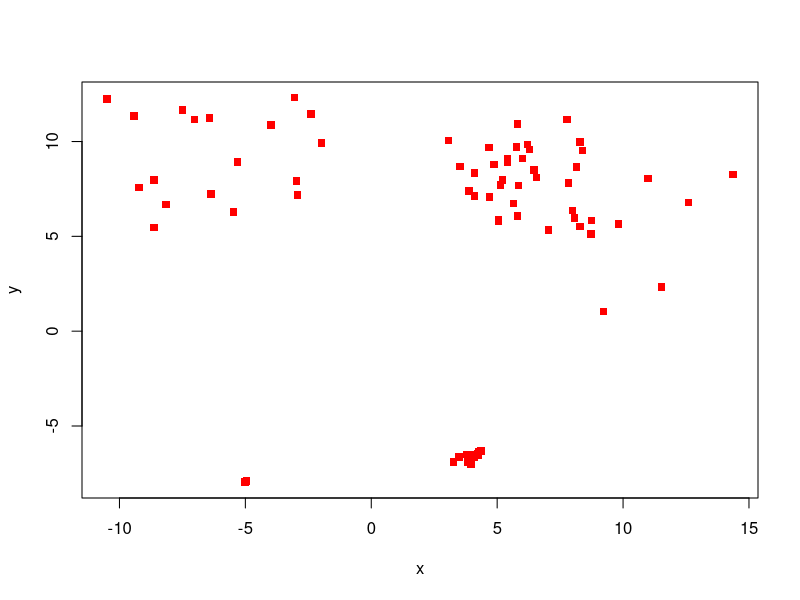
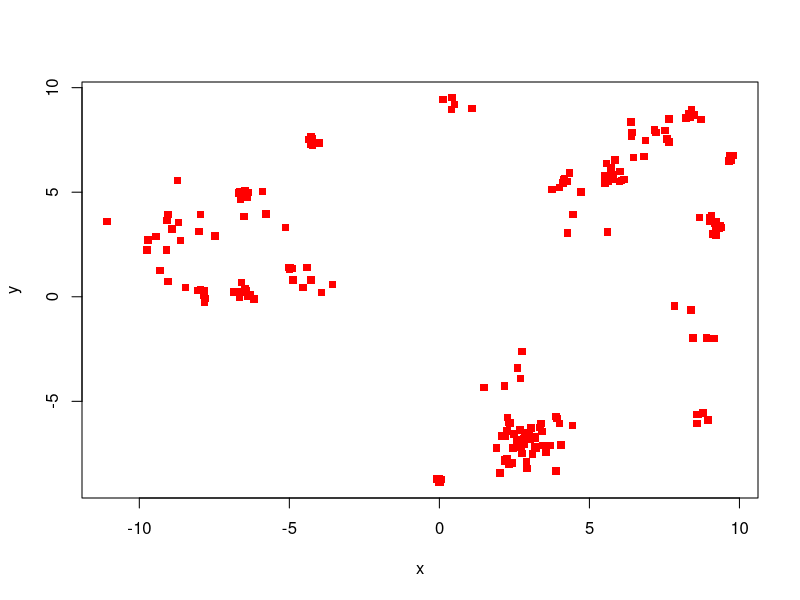
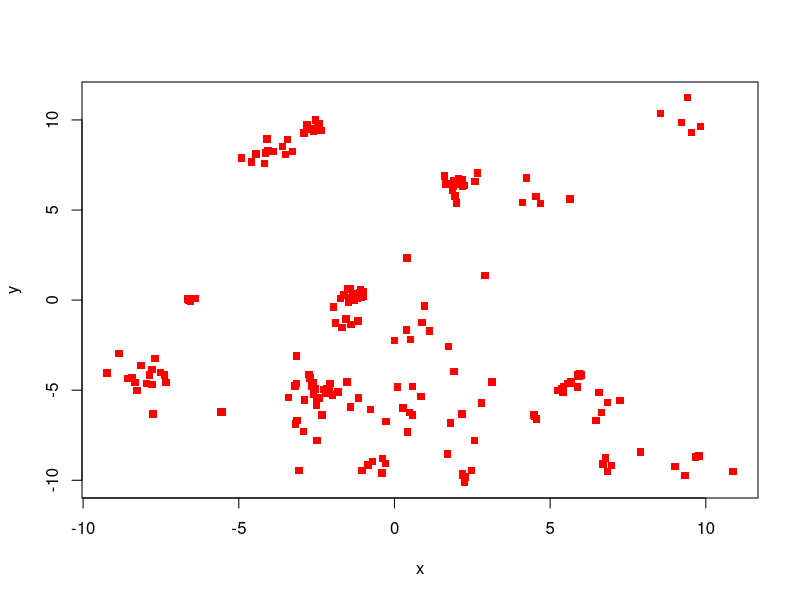
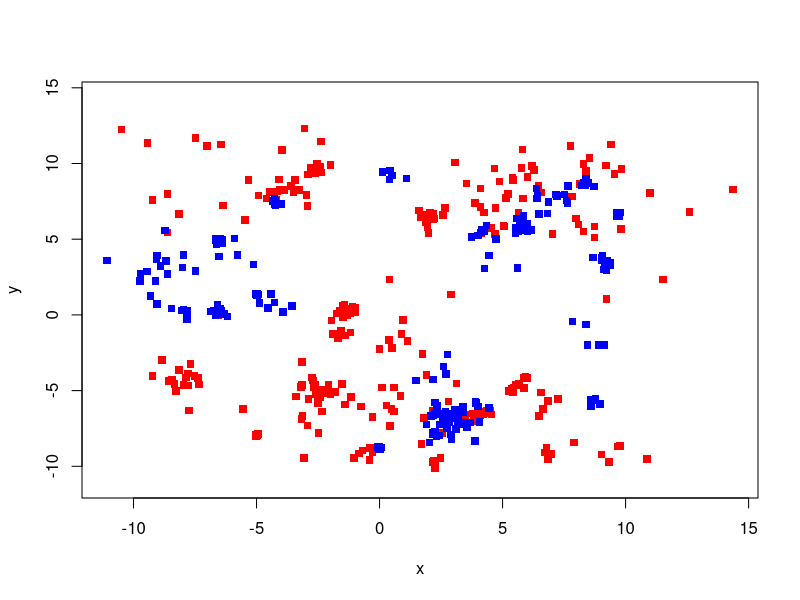

Source code (R) for these figures, in order:

getPoints = function(seed, nCenters,  rng, nPaC, nPaCvr, spr, centers=NULL){
  
  set.seed(seed)
  xCenters = runif(nCenters, -rng, rng)
  yCenters = runif(nCenters, -rng, rng)

  x = 0; y=0

  n = pmax(5, rnbinom(nCenters,mu=nPaC,size=nPaCvr))
  spread = rgamma(nCenters,1,1)*spr

  for(i in 1:nCenters){
    x = c(x,xCenters[i]+rnorm(n[i],0,spread[i]))
    y = c(y,yCenters[i]+rnorm(n[i],0,spread[i]))
  }
  x = x[-1]
  y = y[-1]

  plot(x,y, pch = 15, col = "red") 
  cbind(x,y) #return(list(xy=cbind(x,y), centers = cbind(xCenters, yCenters)))  
}

xy.f = getPoints(21,nCenters=5,rng=10,nPaC=12,nPaCvr=2,spr=1)
xy.l = getPoints(21,nCenters=25,rng=10,nPaC=8,nPaCvr=2,spr=.4)
N.l = length(xy.l[,1])
w.l = rgamma(length(xy.l[,1]), 1,1)

xy.f1 = getPoints(22,nCenters=25,rng=10,nPaC=10,nPaCvr=2,spr=.6)

xy.f = rbind(xy.f, xy.f1)
N.f = length(xy.f[,1])
w.f = rgamma(length(xy.f[,1]), 1,1)

plot(xy.f, pch = 15, col = "red", xlim = range(xy.f, xy.l), ylim = range(xy.f, xy.l))

points(xy.l, pch =15, col = "blue")
